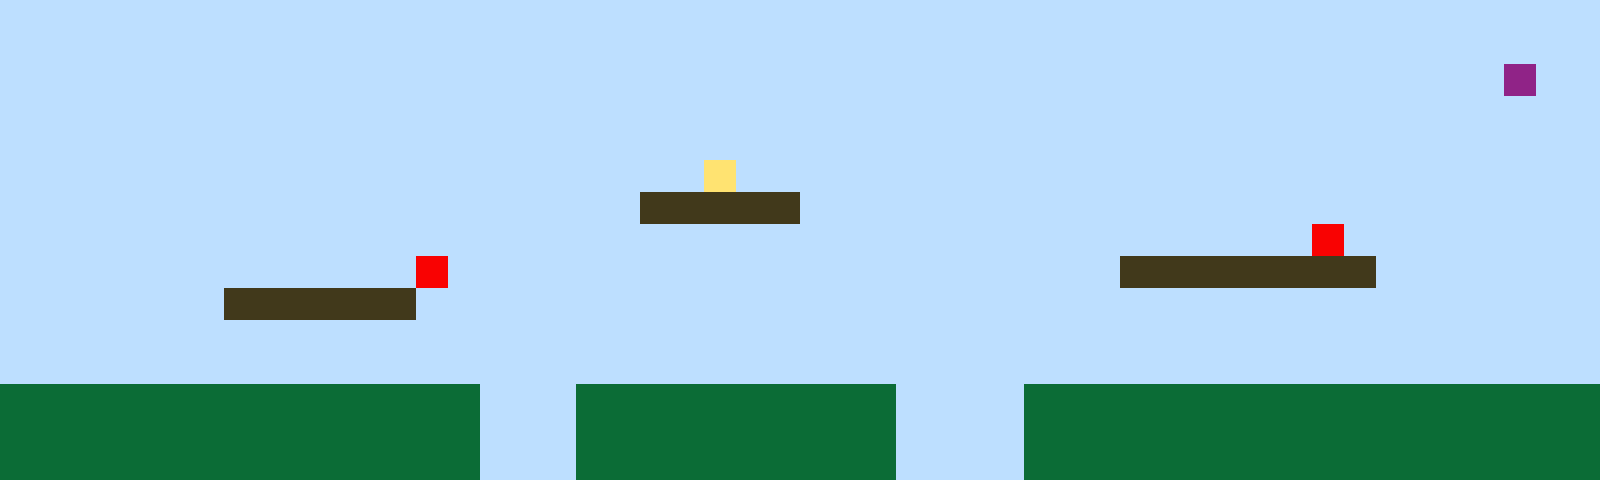

Rendered tile map (Tiled .tmx) drawn with the repository's tilesets; below, a short description and the full map source, tile grids included:
An orthogonal 50x15 tile map with 32x32 px tiles, 1 tile layer (Tile Layer 1).

<map version="1.10" tiledversion="1.11.2" orientation="orthogonal" renderorder="right-up" width="50" height="15" tilewidth="32" tileheight="32" infinite="0" nextlayerid="2" nextobjectid="1"><editorsettings><export target="map1.csv" format="csv" /></editorsettings><tileset firstgid="1" name="sprites" tilewidth="32" tileheight="32" tilecount="6" columns="3"><image source="sprites.png" width="96" height="64" /></tileset><layer id="1" name="Tile Layer 1" width="50" height="15"><data encoding="csv">1,1,1,1,1,1,1,1,1,1,1,1,1,1,1,1,1,1,1,1,1,1,1,1,1,1,1,1,1,1,1,1,1,1,1,1,1,1,1,1,1,1,1,1,1,1,1,1,1,1,1,1,1,1,1,1,1,1,1,1,1,1,1,1,1,1,1,1,1,1,1,1,1,1,1,1,1,1,1,1,1,1,1,1,1,1,1,1,1,1,1,1,1,1,1,1,1,1,1,1,1,1,1,1,1,1,1,1,1,1,1,1,1,1,1,1,1,1,1,1,1,1,1,1,1,1,1,1,1,1,1,1,1,1,1,1,1,1,1,1,1,1,1,1,1,1,1,6,1,1,1,1,1,1,1,1,1,1,1,1,1,1,1,1,1,1,1,1,1,1,1,1,1,1,1,1,1,1,1,1,1,1,1,1,1,1,1,1,1,1,1,1,1,1,1,1,1,1,1,1,1,1,1,1,1,1,1,1,1,1,1,1,1,1,1,1,1,1,1,1,1,1,1,1,1,1,1,1,1,1,1,1,1,1,1,1,1,1,1,1,1,1,1,1,1,1,1,1,1,1,1,1,1,1,1,1,1,1,1,1,1,1,1,1,1,1,1,1,1,1,1,1,4,1,1,1,1,1,1,1,1,1,1,1,1,1,1,1,1,1,1,1,1,1,1,1,1,1,1,1,1,1,1,1,1,1,1,1,1,1,1,1,1,1,1,1,1,1,1,1,3,3,3,3,3,1,1,1,1,1,1,1,1,1,1,1,1,1,1,1,1,1,1,1,1,1,1,1,1,1,1,1,1,1,1,1,1,1,1,1,1,1,1,1,1,1,1,1,1,1,1,1,1,1,1,1,1,1,1,1,1,1,1,1,1,1,1,1,1,1,1,5,1,1,1,1,1,1,1,1,1,1,1,1,1,1,1,1,1,1,1,1,1,5,1,1,1,1,1,1,1,1,1,1,1,1,1,1,1,1,1,1,1,1,1,3,3,3,3,3,3,3,3,1,1,1,1,1,1,1,1,1,1,1,1,1,1,3,3,3,3,3,3,1,1,1,1,1,1,1,1,1,1,1,1,1,1,1,1,1,1,1,1,1,1,1,1,1,1,1,1,1,1,1,1,1,1,1,1,1,1,1,1,1,1,1,1,1,1,1,1,1,1,1,1,1,1,1,1,1,1,1,1,1,1,1,1,1,1,1,1,1,1,1,1,1,1,1,1,1,1,1,1,1,1,1,1,1,1,1,1,1,1,1,1,1,1,1,1,1,1,1,1,1,1,1,1,1,1,1,1,1,1,1,1,1,1,1,1,1,1,1,1,1,1,1,1,1,1,1,1,1,1,1,1,1,1,1,1,1,2,2,2,2,2,2,2,2,2,2,2,2,2,2,2,1,1,1,2,2,2,2,2,2,2,2,2,2,1,1,1,1,2,2,2,2,2,2,2,2,2,2,2,2,2,2,2,2,2,2,2,2,2,2,2,2,2,2,2,2,2,2,2,2,2,1,1,1,2,2,2,2,2,2,2,2,2,2,1,1,1,1,2,2,2,2,2,2,2,2,2,2,2,2,2,2,2,2,2,2,2,2,2,2,2,2,2,2,2,2,2,2,2,2,2,1,1,1,2,2,2,2,2,2,2,2,2,2,1,1,1,1,2,2,2,2,2,2,2,2,2,2,2,2,2,2,2,2,2,2</data></layer></map>
